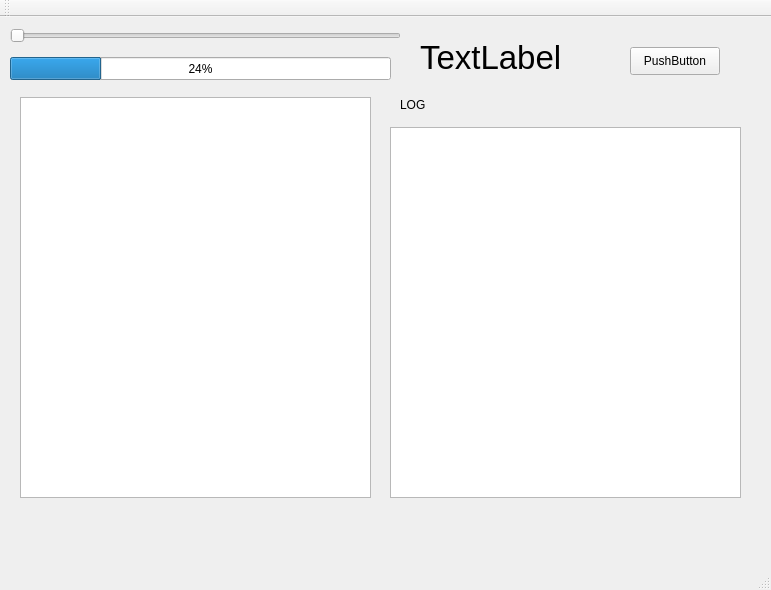
<?xml version="1.0" encoding="UTF-8"?>
<ui version="4.0">
 <class>MainWindow</class>
 <widget class="QMainWindow" name="MainWindow">
  <property name="geometry">
   <rect>
    <x>0</x>
    <y>0</y>
    <width>771</width>
    <height>590</height>
   </rect>
  </property>
  <property name="windowTitle">
   <string>MainWindow</string>
  </property>
  <widget class="QWidget" name="centralWidget">
   <widget class="QSlider" name="horizontalSlider">
    <property name="geometry">
     <rect>
      <x>10</x>
      <y>10</y>
      <width>391</width>
      <height>17</height>
     </rect>
    </property>
    <property name="maximum">
     <number>100</number>
    </property>
    <property name="orientation">
     <enum>Qt::Horizontal</enum>
    </property>
   </widget>
   <widget class="QProgressBar" name="progressBar">
    <property name="geometry">
     <rect>
      <x>10</x>
      <y>40</y>
      <width>381</width>
      <height>23</height>
     </rect>
    </property>
    <property name="value">
     <number>24</number>
    </property>
   </widget>
   <widget class="QLabel" name="label">
    <property name="geometry">
     <rect>
      <x>420</x>
      <y>20</y>
      <width>161</width>
      <height>41</height>
     </rect>
    </property>
    <property name="font">
     <font>
      <pointsize>25</pointsize>
     </font>
    </property>
    <property name="text">
     <string>TextLabel</string>
    </property>
   </widget>
   <widget class="QListWidget" name="listInput">
    <property name="geometry">
     <rect>
      <x>20</x>
      <y>80</y>
      <width>351</width>
      <height>401</height>
     </rect>
    </property>
   </widget>
   <widget class="QPushButton" name="pushButton">
    <property name="geometry">
     <rect>
      <x>630</x>
      <y>30</y>
      <width>90</width>
      <height>28</height>
     </rect>
    </property>
    <property name="text">
     <string>PushButton</string>
    </property>
   </widget>
   <widget class="QListWidget" name="listLog">
    <property name="geometry">
     <rect>
      <x>390</x>
      <y>110</y>
      <width>351</width>
      <height>371</height>
     </rect>
    </property>
   </widget>
   <widget class="QLabel" name="label_2">
    <property name="geometry">
     <rect>
      <x>400</x>
      <y>80</y>
      <width>58</width>
      <height>16</height>
     </rect>
    </property>
    <property name="text">
     <string>LOG</string>
    </property>
   </widget>
  </widget>
  <widget class="QMenuBar" name="menuBar">
   <property name="geometry">
    <rect>
     <x>0</x>
     <y>0</y>
     <width>771</width>
     <height>22</height>
    </rect>
   </property>
  </widget>
  <widget class="QToolBar" name="mainToolBar">
   <attribute name="toolBarArea">
    <enum>TopToolBarArea</enum>
   </attribute>
   <attribute name="toolBarBreak">
    <bool>false</bool>
   </attribute>
  </widget>
  <widget class="QStatusBar" name="statusBar"/>
 </widget>
 <layoutdefault spacing="6" margin="11"/>
 <resources/>
 <connections/>
</ui>
